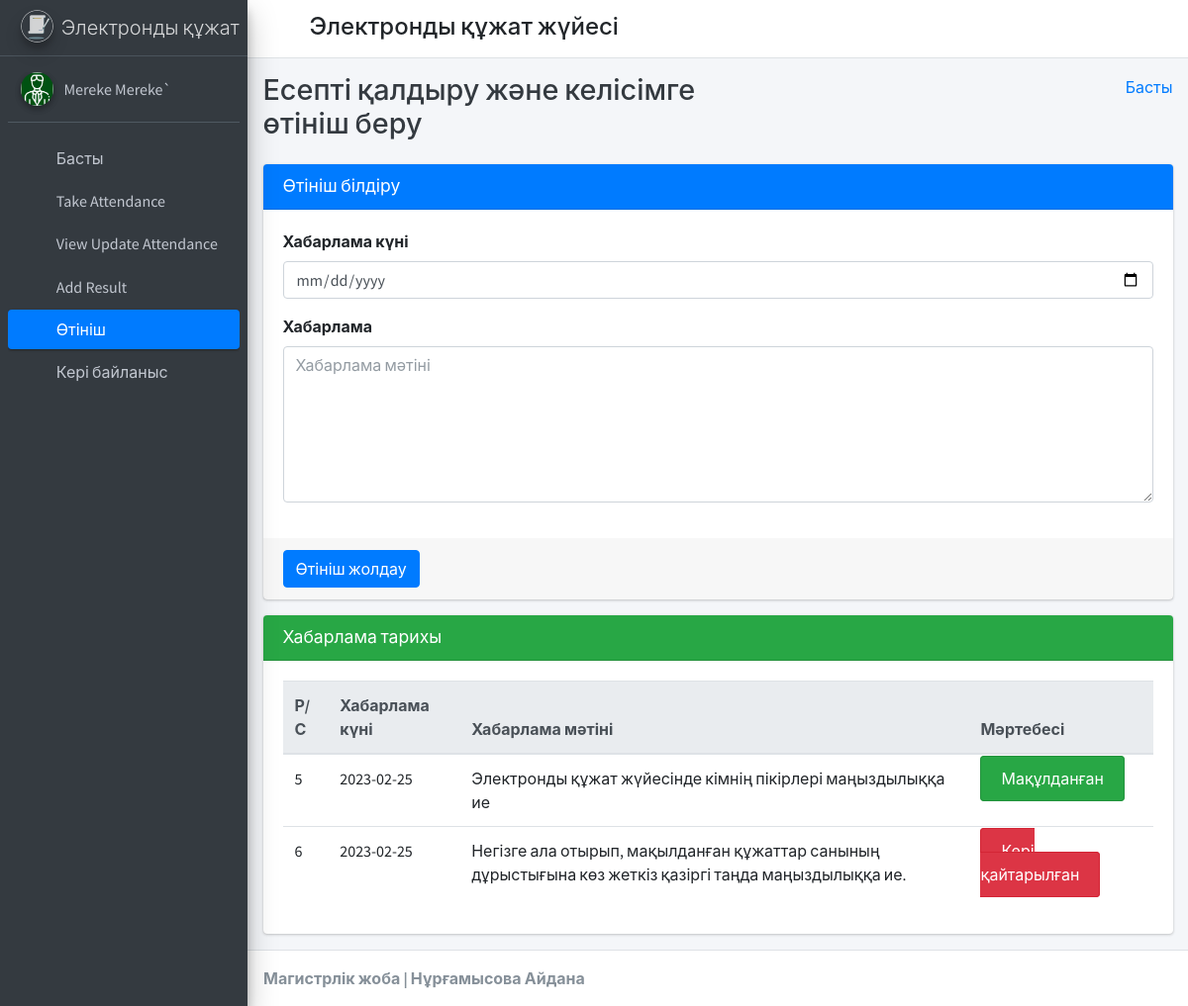
The app's page /staff_apply_leave/ (signed in) with its own data.
### student_management_app/models.py (models this page shows)
class CustomUser(AbstractUser):
    user_type_data = ((1, "HOD"), (2, "Staff"), (3, "Student"))
    user_type = models.CharField(default=1, choices=user_type_data, max_length=10)

class LeaveReportStaff(models.Model):
    id = models.AutoField(primary_key=True)
    staff_id = models.ForeignKey(Staffs, on_delete=models.CASCADE)
    leave_date = models.CharField(max_length=255)
    leave_message = models.TextField()
    leave_status = models.IntegerField(default=0)
    created_at = models.DateTimeField(auto_now_add=True)
    updated_at = models.DateTimeField(auto_now=True)
    objects = models.Manager()

### student_management_app/StaffViews.py (the view)
# urls.py: path('staff_apply_leave/', StaffViews.staff_apply_leave, name="staff_apply_leave"),
def staff_apply_leave(request):
    staff_obj = Staffs.objects.get(admin=request.user.id)
    leave_data = LeaveReportStaff.objects.filter(staff_id=staff_obj)
    context = {
        "leave_data": leave_data
    }
    return render(request, "staff_template/staff_apply_leave_template.html", context)

### student_management_app/templates/staff_template/staff_apply_leave_template.html (shortened to what this page needs)
{% extends 'staff_template/base_template.html' %}
{% block page_title %}
    Есепті қалдыру және келісімге өтініш беру
{% endblock page_title %}
{% block main_content %}
{% load static %}
<section class="content">
        <div class="container-fluid">
            <div class="row">
                <div class="col-md-12">
                    <div class="card card-primary">
                    <div class="card-header">
                        <h3 class="card-title">Өтініш білдіру</h3>
                    </div>
                    <form method="POST" action="{% url 'staff_apply_leave_save' %}">
                        <div class="card-body">
                            <div class="form-group">
                                <label>Хабарлама күні </label>
                                <input type="date" name="leave_date" class="form-control" />
                            </div>
                            <div class="form-group">
                                <label>Хабарлама </label>
                                <textarea name="leave_message" class="form-control" rows="6" placeholder="Хабарлама мәтіні"></textarea>
                            </div>
                        </div>
                        <div class="card-footer">
                        <button type="submit" class="btn btn-primary">Өтініш жолдау</button>
                        </div>
                    </form>
                    </div>
                </div>
            </div>
            <div class="row">
                <div class="col-md-12">
                    <div class="card card-success">
                        <div class="card-header">
                            <h3 class="card-title">Хабарлама тарихы</h3>
                        </div>
                        <div class="card-body">
                           <div class="table-responsive">
                                <table class="table">
                                    <thead class="thead-light">
                                    <tr>
                                        <th>Р/С</th>
                                        <th>Хабарлама күні</th>
                                        <th>Хабарлама мәтіні</th>
                                        <th>Мәртебесі</th>
                                    </tr>
                                    </thead>
                                    {% for leave in leave_data %}
                                    <tr>
                                        <td>{{ leave.id }}</td>
                                        <td>{{ leave.leave_date }}</td>
                                        <td>{{ leave.leave_message }}</td>
                                        <td>
                                            {% if leave.leave_status == 1 %}
                                                <span class="alert alert-success">Мақұлданған</span>
                                            {% elif leave.leave_status == 2 %}
                                                <span class="alert alert-danger">Кері қайтарылған</span>
                                            {% else %}
                                                <span class="alert alert-warning">Қарастырылуда</span>
                                            {% endif %}
                                        </td>
                                    </tr>
                                    {% endfor %}
                                </table>
                            </div>
                        </div>
                    </div>
                </div>
            </div>
        </div>
      </section>
  {% endblock main_content %}

### student_management_app/templates/staff_template/sidebar_template.html (shortened to what this page needs)
{% load static %}
<aside class="main-sidebar sidebar-dark-primary elevation-4">
      <a href="{% url 'staff_home' %}" class="brand-link">
        <img src="{% static 'dist/img/AdminLTELogo.png' %}" alt="AdminLTE Logo" class="brand-image img-circle elevation-3"
            style="opacity: .8">
        <span class="brand-text font-weight-light">Электронды құжат </span>
      </a>
      <div class="sidebar">
        <div class="user-panel mt-3 pb-3 mb-3 d-flex">
          <div class="image">
            <img src="{% static 'dist/img/user2-160x160.jpg' %}" class="img-circle elevation-2" alt="User Image">
          </div>
          <div class="info">
            <a href="{% url 'staff_profile' %}" class="d-block">{{ user.first_name }} {{ user.last_name }}</a>
          </div>
        </div>
        <nav class="mt-2">
          <ul class="nav nav-pills nav-sidebar flex-column" data-widget="treeview" role="menu" data-accordion="false">
            <li class="nav-item">
              {% url 'staff_home' as staff_home %}
              <a href="{{ staff_home }}" class="nav-link {% if request.path == staff_home %} active {% endif %}">
                <i class="nav-icon fas fa-tachometer-alt"></i>
                <p>
                  Басты
                </p>
              </a>
            </li>
            <li class="nav-item">
              {% url 'staff_take_attendance' as staff_take_attendance %}
              <a href="{{ staff_take_attendance }}" class="nav-link {% if request.path == staff_take_attendance %} active {% endif %}">
                <i class="nav-icon fas fa-calendar-plus"></i>
                <p>
                  Take Attendance
                </p>
              </a>
            </li>
            <li class="nav-item">
              {% url 'staff_update_attendance' as staff_update_attendance %}
              <a href="{{ staff_update_attendance }}" class="nav-link {% if request.path == staff_update_attendance %} active {% endif %}">
                <i class="nav-icon fas fa-calendar-alt"></i>
                <p>
                  View Update Attendance
                </p>
              </a>
            </li>
            <li class="nav-item">
              {% url 'staff_add_result' as staff_add_result %}
              <a href="{{ staff_add_result }}" class="nav-link {% if request.path == staff_add_result %} active {% endif %}">
                <i class="nav-icon fas fa-tasks"></i>
                <p>
                  Add Result
                </p>
              </a>
            </li>
            <li class="nav-item">
              {% url 'staff_apply_leave' as staff_apply_leave %}
              <a href="{{ staff_apply_leave }}" class="nav-link {% if request.path == staff_apply_leave %} active {% endif %}">
                <i class="nav-icon fas fa-envelope-open-text"></i>
                <p>
                  Өтініш
                </p>
              </a>
            </li>
            <li class="nav-item">
              {% url 'staff_feedback' as staff_feedback %}
              <a href="{{ staff_feedback }}" class="nav-link {% if request.path == staff_feedback %} active {% endif %}">
                <i class="nav-icon fas fa-comments"></i>
                <p>
                  Кері байланыс
                </p>
              </a>
            </li>
          </ul>
        </nav>
      </div>
    </aside>

### records on screen
CustomUser: first_name "Mereke", last_name "Mereke`"
LeaveReportStaff: id "5", leave_date "2023-02-25", leave_message "Электронды құжат жүйесінде кімнің пікірлері маңыздылыққа ие", leave_status "Мақұлданған"
LeaveReportStaff: id "6", leave_date "2023-02-25", leave_message "Негізге ала отырып, мақылданған құжаттар санының дұрыстығына көз жеткіз қазіргі таңда маңыздылыққа ие.", leave_status "Кері қайтарылған"
